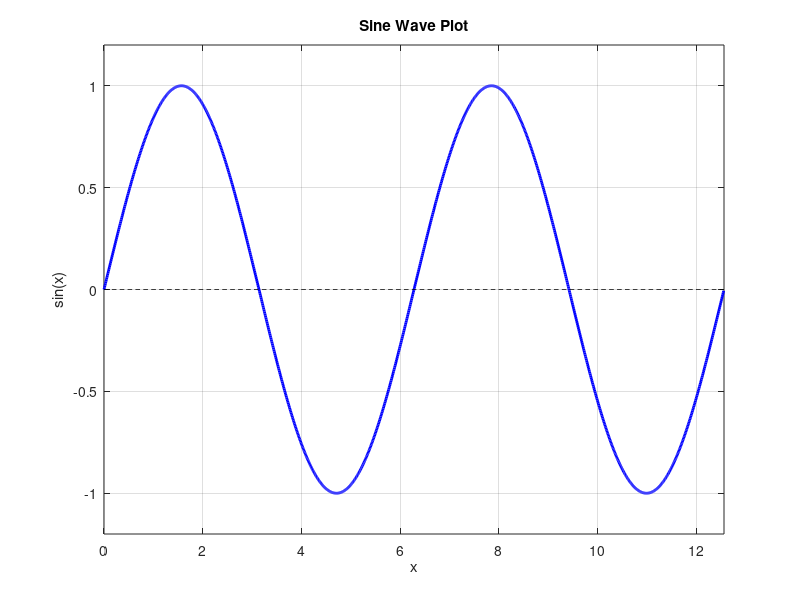

Write MATLAB code to recreate this figure.
% MATLAB script to plot a sine wave
% Clear workspace and close all figures
clear all;
close all;
clc;

% Define x values from 0 to 4π with small increments
x = 0:0.01:4*pi;

% Calculate corresponding y values (sine of x)
y = sin(x);

% Create the plot
figure;
plot(x, y, 'b-', 'LineWidth', 2);

% Add labels and title
xlabel('x');
ylabel('sin(x)');
title('Sine Wave Plot');

% Add grid for better visualization
grid on;

% Set axis limits to show the full wave clearly
xlim([0 4*pi]);
ylim([-1.2 1.2]);

% Add some styling
hold on;
plot(x, zeros(size(x)), 'k--', 'LineWidth', 0.5); % Add x-axis line
